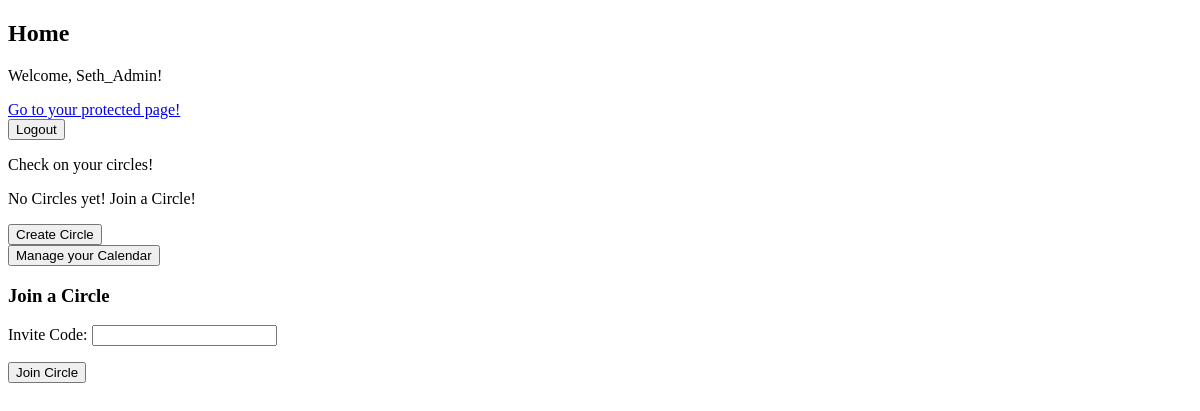
Before: / (signed in) with the older database file.
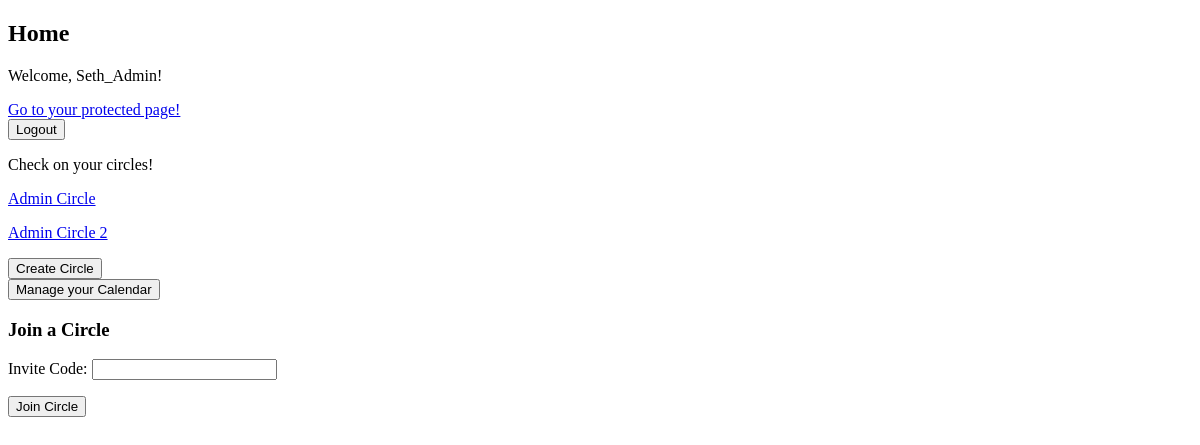
After: the same page with the newer database file.
### CirclesApp/models.py (models this page shows)
class Membership(models.Model):
    user = models.ForeignKey(User, on_delete=models.CASCADE)
    circle = models.ForeignKey(Circle, on_delete=models.CASCADE, related_name = "memberships")
    role = models.CharField(max_length=10, default="member")
    class Meta:
        unique_together =("user", "circle")

class Circle(models.Model):
    circle_name = models.CharField(max_length=32)
    creation_date = models.DateTimeField(auto_now_add=True)
    invite_code = models.CharField(max_length=12, unique=True, default=create_code )
    circle_tag = models.CharField(max_length=64)

### CirclesApp/views.py (the view)
# urls.py: path('', views.home_view, name="home"),
@login_required
def home_view(request):
    user_memberships = Membership.objects.filter(user = request.user)
    join_form = JoinCircleForm()
    return render(request, 'circles_app/home.html', {'memberships': user_memberships, 'join_form':join_form})

### CirclesApp/forms.py
class JoinCircleForm(forms.Form):
    invite_code = forms.CharField(max_length=12, label = "Invite Code")

### CirclesApp/templates/circles_app/home.html (shortened to what this page needs)
{% load static %}
<!DOCTYPE html>
<html lang="en">
<head>
    <link rel="stylesheet" type="text/css" href="{% static 'styles/styles.css' %}">
</head>
<body>
    <div class="container">
        <h2>Home</h2>
        <p>Welcome, {{request.user.username}}!</p>
        <a href="{% url 'protected' %}">Go to your protected page!</a>
        <form method="POST" action="{% url 'logout' %}">
            <button type="submit">Logout</button>
        </form>
    </div>
    <div>
        <p>Check on your circles!</p>
        {% if memberships %}
            {% for i in memberships %}
                <p><a href="{% url 'circle_detail' i.circle.id %}">{{i.circle.circle_name}}</a></p>
            {% endfor %}
        {% else %}
        <p>No Circles yet! Join a Circle!</p>
        {% endif %}
    </div>
    <div>
        <form method = "POST" action="{% url 'create_circle' %}">
            <button type = "submit">Create Circle</button>
        </form>
    </div>
    <div>
        <form method = "POST" action="{% url 'calendar' %}">
            <button type = "submit">Manage your Calendar</button>
        </form>
    </div>
    <div>
        <h3>Join a Circle</h3>
        <form method="POST" action="{% url 'find_circle' %}">
            {{ join_form.as_p }}
            <button type="submit">Join Circle</button>
        </form>
    </div>
</body>
</html>

Changed rows visible on the page:
added Membership: circle.circle_name "Admin Circle"
added Membership: circle.circle_name "Admin Circle 2"
Other visible differences:
text no longer shown: "No Circles yet! Join a Circle!"
